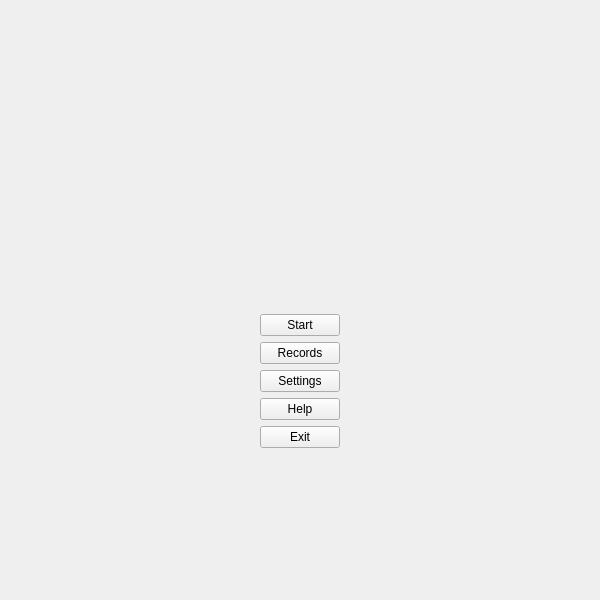
<?xml version="1.0" encoding="UTF-8"?>
<ui version="4.0">
 <class>form</class>
 <widget class="QWidget" name="form">
  <property name="geometry">
   <rect>
    <x>0</x>
    <y>0</y>
    <width>600</width>
    <height>600</height>
   </rect>
  </property>
  <property name="windowTitle">
   <string>Form</string>
  </property>
  <layout class="QVBoxLayout" name="verticalLayout">
   <item>
    <spacer name="vertical_spacer_3">
     <property name="orientation">
      <enum>Qt::Vertical</enum>
     </property>
     <property name="sizeHint" stdset="0">
      <size>
       <width>20</width>
       <height>71</height>
      </size>
     </property>
    </spacer>
   </item>
   <item alignment="Qt::AlignHCenter">
    <widget class="QLabel" name="logo">
     <property name="sizePolicy">
      <sizepolicy hsizetype="Preferred" vsizetype="Preferred">
       <horstretch>0</horstretch>
       <verstretch>0</verstretch>
      </sizepolicy>
     </property>
     <property name="maximumSize">
      <size>
       <width>289</width>
       <height>150</height>
      </size>
     </property>
     <property name="sizeIncrement">
      <size>
       <width>0</width>
       <height>0</height>
      </size>
     </property>
     <property name="baseSize">
      <size>
       <width>20</width>
       <height>20</height>
      </size>
     </property>
     <property name="text">
      <string/>
     </property>
     <property name="pixmap">
      <pixmap>logo.png</pixmap>
     </property>
     <property name="scaledContents">
      <bool>true</bool>
     </property>
     <property name="alignment">
      <set>Qt::AlignLeading|Qt::AlignLeft|Qt::AlignVCenter</set>
     </property>
    </widget>
   </item>
   <item>
    <spacer name="vertical_spacer">
     <property name="orientation">
      <enum>Qt::Vertical</enum>
     </property>
     <property name="sizeHint" stdset="0">
      <size>
       <width>20</width>
       <height>71</height>
      </size>
     </property>
    </spacer>
   </item>
   <item alignment="Qt::AlignHCenter">
    <widget class="QPushButton" name="start_game_button">
     <property name="text">
      <string>Start</string>
     </property>
    </widget>
   </item>
   <item alignment="Qt::AlignHCenter">
    <widget class="QPushButton" name="records_board_button">
     <property name="text">
      <string>Records</string>
     </property>
    </widget>
   </item>
   <item alignment="Qt::AlignHCenter">
    <widget class="QPushButton" name="settings_button">
     <property name="text">
      <string>Settings</string>
     </property>
    </widget>
   </item>
   <item alignment="Qt::AlignHCenter">
    <widget class="QPushButton" name="help_button">
     <property name="text">
      <string>Help</string>
     </property>
    </widget>
   </item>
   <item alignment="Qt::AlignHCenter">
    <widget class="QPushButton" name="exit_button">
     <property name="text">
      <string>Exit</string>
     </property>
    </widget>
   </item>
   <item>
    <spacer name="vertical_spacer_2">
     <property name="orientation">
      <enum>Qt::Vertical</enum>
     </property>
     <property name="sizeHint" stdset="0">
      <size>
       <width>20</width>
       <height>71</height>
      </size>
     </property>
    </spacer>
   </item>
  </layout>
 </widget>
 <resources/>
 <connections/>
</ui>
